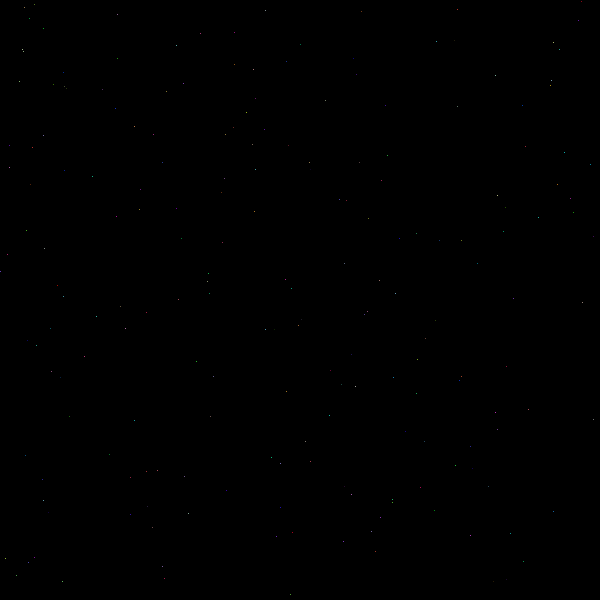
Frame 1 (no input)
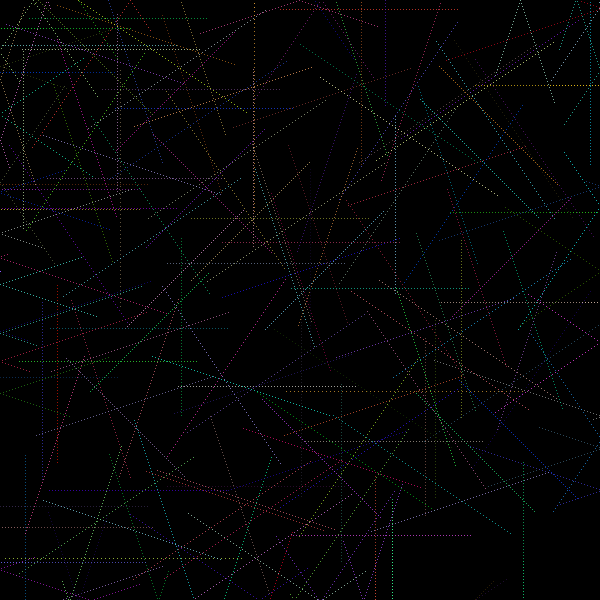
Frame 60 (the mouse pressed at the canvas centre just before this capture)
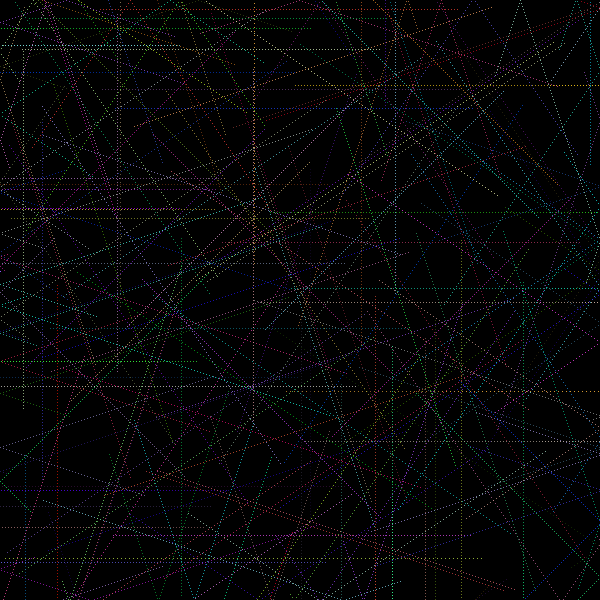
Frame 120 (the mouse held since frame 60 and released just before this capture)

The Processing sketch that drew these frames (run headless with seeded random() and noise(); from frame 60 on, the mouse is pressed at the canvas centre):

// Processing sketch: roomsketch2
// ── roomsketch2.pde
int yPoints[] = new int[200];
int xPoints[] = new int[200];
int direcPoints[] = new int[200];

int redPoints[] = new int[200];
int greenPoints[] = new int[200];
int bluePoints[] = new int[200];

void setup() 
{ 
   size(600, 600);
   smooth();
   colorMode(RGB);
   background(0, 0, 0);
   stroke(255, 255, 255);
   for(int i = 0; i < 200; i++)
   {
      xPoints[i] = randint(width);
      yPoints[i] = randint(height);
      direcPoints[i] = randint(361);

      redPoints[i] = randint(256);
      greenPoints[i] = randint(256);
      bluePoints[i] = randint(256);
   }
} 



void draw()
{
   for(int i = 0; i < 200; i++)
   {
      stroke(redPoints[i], greenPoints[i], bluePoints[i]);

      int xy[] = point2(xPoints[i], yPoints[i], 4, direcPoints[i]);
      xPoints[i] = xy[0];
      yPoints[i] = xy[1];

      if(xPoints[i] <= 0 || xPoints[i] >= width)
      {
         direcPoints[i] = 360 - direcPoints[i];
         if(direcPoints[i] < 0) direcPoints[i] = 360 - direcPoints[i];
         if(direcPoints[i] > 359) direcPoints[i] = direcPoints[i] - 360;
      }
      else if(yPoints[i] <= 0 || yPoints[i] >= height)
      {
         direcPoints[i] = 180 - direcPoints[i];
         if(direcPoints[i] < 0) direcPoints[i] = 180 - direcPoints[i];
         if(direcPoints[i] > 359) direcPoints[i] = direcPoints[i] - 180;
      }
   }
   //delay(50);
}

int[] line2(int x, int y, int distance, int angle)
{
   angle -= 90;

   int[] output = { x + int(cos(radians(angle)) * distance), y + int(sin(radians(angle)) * distance)};

   //println("x: " + x + " y: " + y + " distance: " + distance + " angle: " + angle + " cos: " + cos(radians(angle)) + " sin: " + cos(radians(angle)));

   line(x, y, output[0], output[1]);
   return output;
}

int[] point2(int x, int y, int distance, int angle)
{
   angle -= 90;

   int[] output = { x + int(cos(radians(angle)) * distance), y + int(sin(radians(angle)) * distance)};

   //println("x: " + x + " y: " + y + " distance: " + distance + " angle: " + angle + " cos: " + cos(radians(angle)) + " sin: " + cos(radians(angle)));

   point(x, y);
   return output;
}

float choose(float a, float b)
{
   int choice = randint(2);
   return (choice == 1 ? a : b);
}

int randint(int maximum)
{
   return int(random(maximum));
}
int randint(int minimum, int maximum)
{
   return int(random(minimum, maximum + 1));
}
